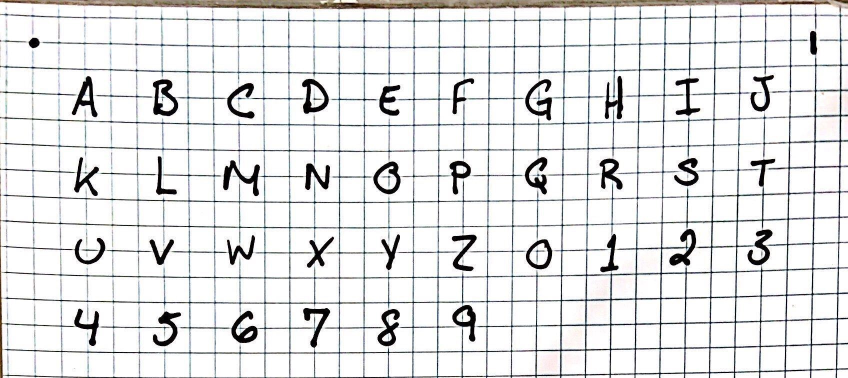
#> input picture char_set_1.jpg, 1696 x 756 px (shown at 1/2 size)
$ python ocr.py
#> lines starting #> are read from the running program, lines starting #| are printed output that depends on the picture; after the words box and inside, x2 and y2 are one past the last pixel; in counts of white or black regions, pixels touching at a corner belong together
import numpy as np
import cv2
import imutils

lower = (0, 0, 0)
upper = (255, 255, 10)

IMAGE = 'char_set_1.jpg'

kernel = np.ones((5,5), np.uint8)

def main_loop():

    image = cv2.imread(IMAGE)
#> image is the input picture: shape (756, 1696, 3); mean B, G, R 227.2, 226.9, 226.5
    frame = imutils.resize(image, width=600, height=400)
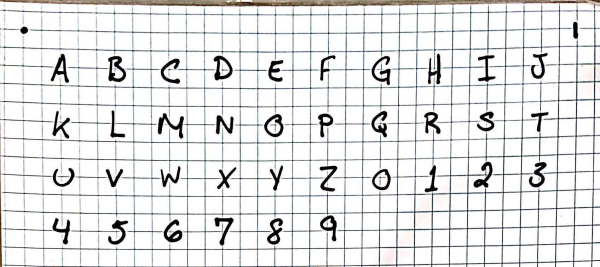
#> frame: shape (267, 600, 3); mean B, G, R 227.2, 226.9, 226.5

    blurred = cv2.GaussianBlur(frame, (3,3), 0)
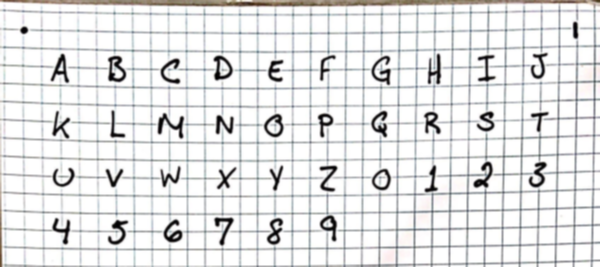
#> blurred: shape (267, 600, 3); mean B, G, R 227.3, 227, 226.6
    hsv = cv2.cvtColor(blurred, cv2.COLOR_BGR2HSV)
#> hsv: shape (267, 600, 3); mean H, S, V 56.9, 5, 228.5

    masked = cv2.inRange(hsv, lower, upper)
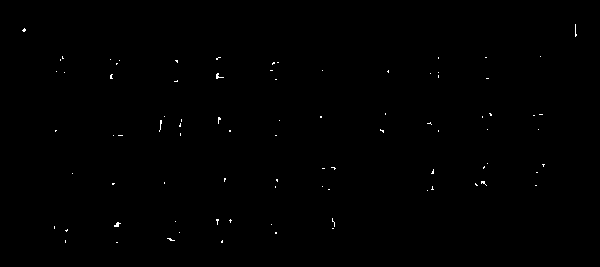
#> masked: shape (267, 600); 0.24% white in thin lines or dots, all inside (x1, y1, x2, y2) = (22, 24, 577, 243)
    dilated = cv2.dilate(masked, kernel, iterations=1)
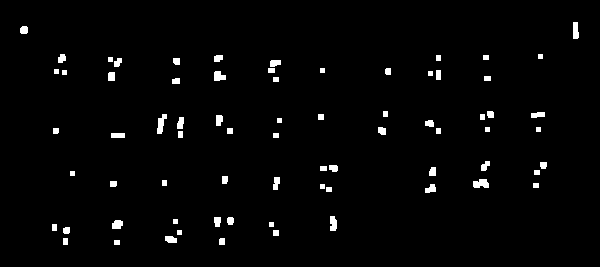
#> dilated: shape (267, 600); 2.1% white; 72 white regions, largest, box (x1, y1, x2, y2) and area: (473, 179, 489, 188) 116, (157, 114, 167, 134) 115, (214, 71, 226, 81) 93
    erroded = cv2.erode(dilated, kernel, iterations=1)

    cv2.imshow("Original", image)
    cv2.imshow("Masked", masked)
    cv2.imshow("filtered", erroded)

    key = cv2.waitKey(1) & 0xFF
#> (key q is pressed here)

    while key != ord("q"):
        print("Done")
        break

    cv2.destroyAllWindows()
    return

main_loop()
